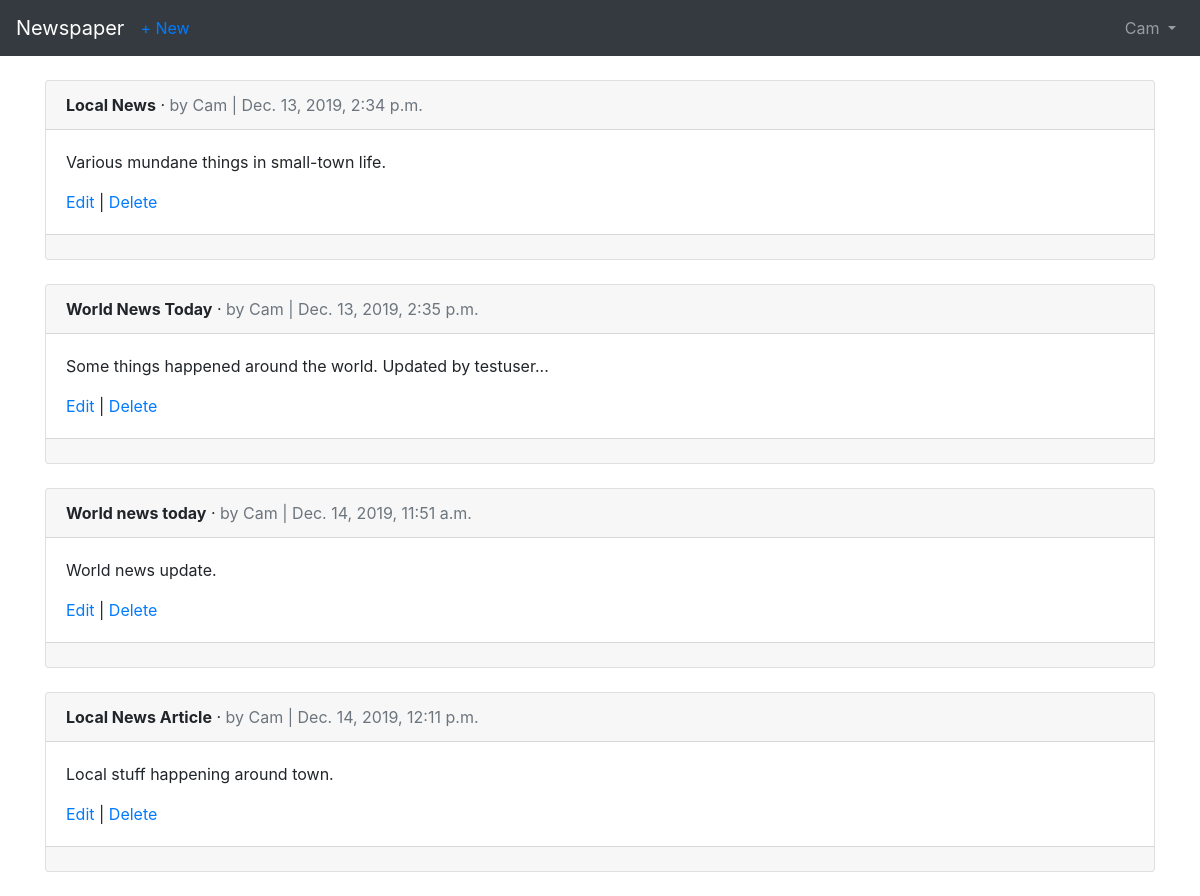
/articles/ (signed in), run on an earlier commit of the app's database.
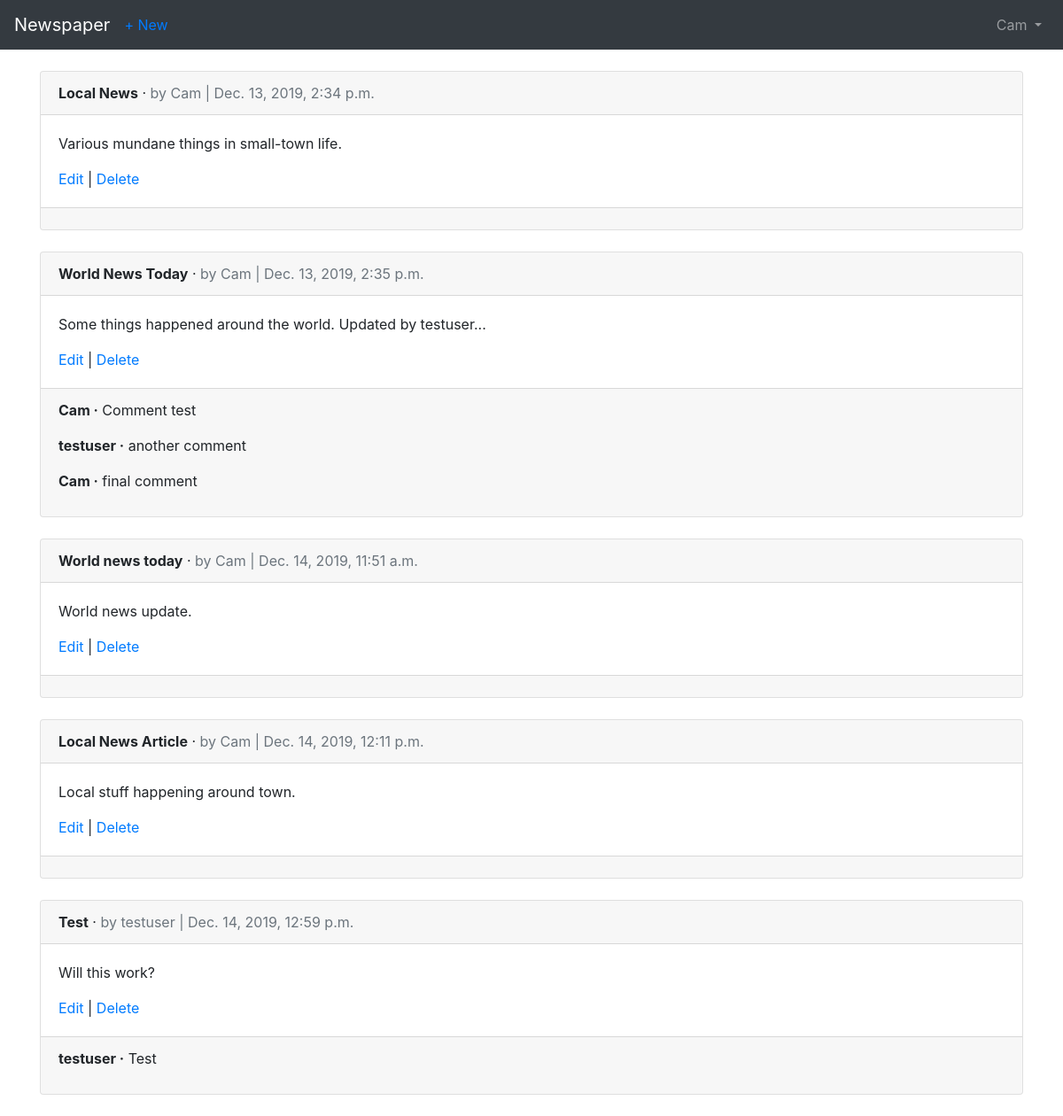
And on a later commit of the database.
### users/models.py (models this page shows)
class CustomUser(AbstractUser):
    age = models.PositiveIntegerField(null=True, blank=True)

### articles/models.py (models this page shows, shortened)
class Article(models.Model):
    title = models.CharField(max_length=255)
    body = models.TextField()
    date = models.DateTimeField(auto_now_add=True)
    author = models.ForeignKey(
        get_user_model(),
        on_delete=models.CASCADE,
    )

class Comment(models.Model):
    article = models.ForeignKey(
        Article,
        on_delete=models.CASCADE,
        related_name='comments',
        )
    comment = models.CharField(max_length=140)
    author = models.ForeignKey(
        get_user_model(),
        on_delete=models.CASCADE,
    )
    def __str__(self):
        return self.comment

### articles/views.py (the view)
# urls.py: path('', ArticleListView.as_view(), name='article_list'),
class ArticleListView(LoginRequiredMixin, ListView):
    model = Article
    template_name = 'article_list.html'
    login_url = 'login'

### templates/article_list.html (shortened to what this page needs)
{% extends 'base.html' %}
{% block content %}
  {% for article in object_list %}
    <div class="card">
      <div class="card-header">
        <span class="font-weight-bold">{{ article.title }}</span> &middot;
        <span class="text-muted">by {{ article.author }} | {{ article.date }}</span>
      </div>
      <div class="card-body">
        <p>{{ article.body }}</p>
        <a href="{% url 'article_edit' article.pk %}">Edit</a> |
        <a href="{% url 'article_delete' article.pk %}">Delete</a>
      </div>
      <div class="card-footer">
        {% for comment in article.comments.all %}
          <p>
            <span class="font-weight-bold">{{ comment.author }} &middot;</span>
            {{ comment }}
          </p>
        {% endfor %}
      </div>
    </div>
    <br />
  {% endfor %}
{% endblock content %}

### templates/base.html (shortened to what this page needs)
<!doctype html>
<html lang="en">
  <head>
    <link rel="stylesheet" href="https://stackpath.bootstrapcdn.com/bootstrap/4.1.3/css/bootstrap.min.css">
  </head>
  <body>
    <nav class="navbar navbar-expand-md navbar-dark bg-dark mb-4">
      <a class="navbar-brand" href="{% url 'home' %}">Newspaper</a>
      {% if user.is_authenticated %}
        <ul class="navbar-nav mr-auto">
          <li class="nav-item"><a href="{% url 'article_new' %}">+ New</a></li>
        </ul>
      {% endif %}
      <div class="collapse navbar-collapse" id="navbarCollapse">
        {% if user.is_authenticated %}
          <ul class="navbar-nav ml-auto">
            <li class="nav-item">
              <a class="nav-link dropdown-toggle" href="#" id="userMenu" data-toggle="dropdown" aria-haspopup="true" aria-expanded="false">
                {{ user.username }}
              </a>
            </li>
          </ul>
        {% endif %}
      </div>
    </nav>
    <div class="container">
      {% block content %}
      {% endblock content %}
    </div>
  </body>
</html>

What changed in the data, as far as the page shows it:
added Comment: author "Cam", comment "Comment test", shown under Article "World News Today"
added Comment: author "testuser", comment "another comment", shown under Article "World News Today"
added Comment: author "Cam", comment "final comment", shown under Article "World News Today"
added Article: title "Test", author "testuser", date "Dec. 14, 2019, 12:59 p.m.", body "Will this work?"
added Comment: author "testuser", comment "Test"
